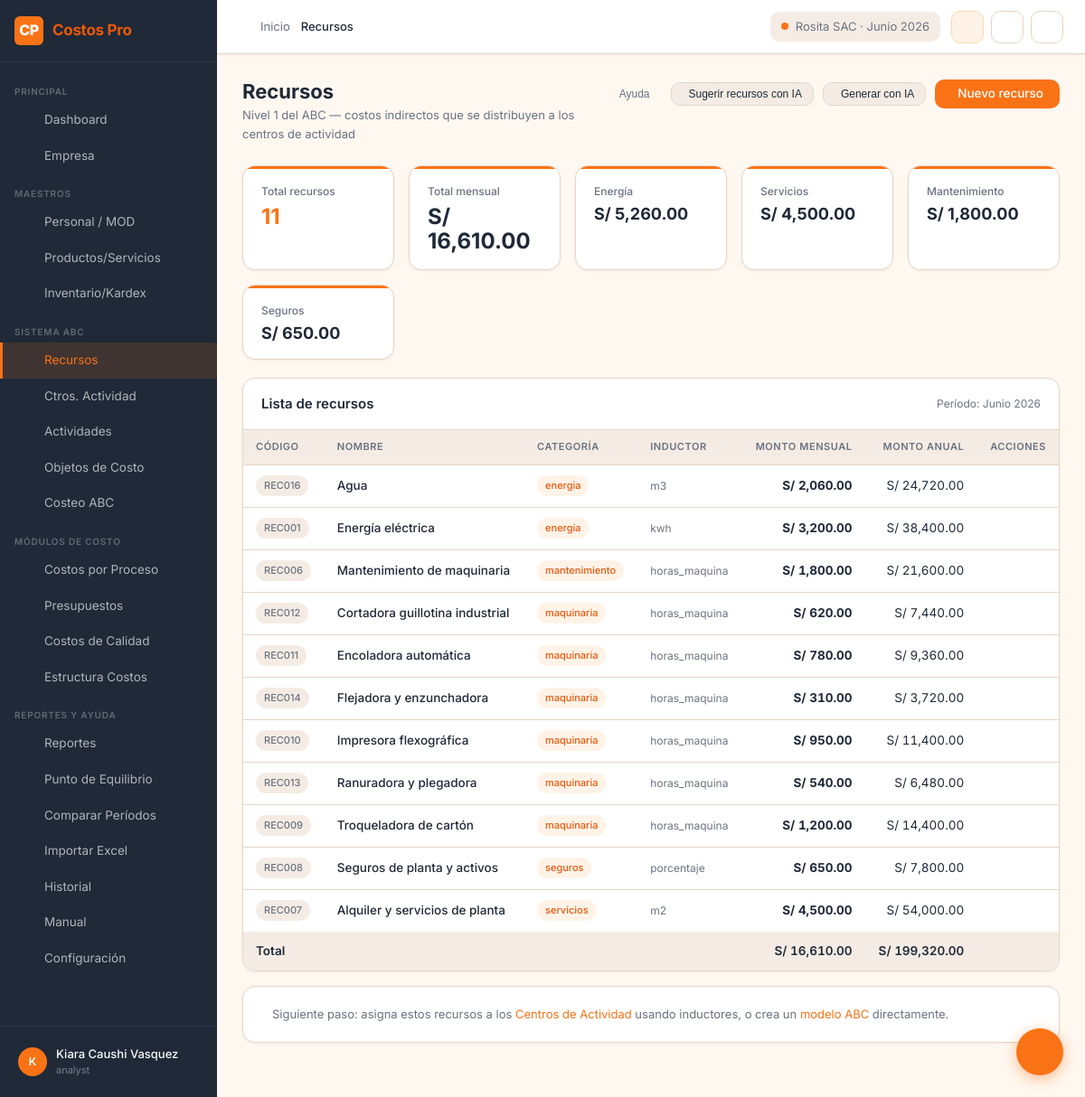
The page /resources (signed in) on the database its author committed.
### tables this page shows
CREATE TABLE resources (
    id INTEGER PRIMARY KEY AUTOINCREMENT,
    company_id INTEGER NOT NULL,
    period_id INTEGER,
    code TEXT NOT NULL,
    name TEXT NOT NULL,
    category TEXT,               -- energia | personal | depreciacion | materiales | servicios | otros
    annual_amount REAL DEFAULT 0,
    monthly_amount REAL DEFAULT 0,
    driver_type TEXT,            -- Kw-h | m3 | horas | metros | unidades | porcentaje
    notes TEXT,
    created_at DATETIME DEFAULT CURRENT_TIMESTAMP,
    UNIQUE(company_id, period_id, code),
    FOREIGN KEY (company_id) REFERENCES companies(id) ON DELETE CASCADE,
    FOREIGN KEY (period_id) REFERENCES periods(id)
);

### routes/resources.py (the view)
@resources_bp.route('/resources')
@login_required
@company_required
def index():
    session['active_module'] = 'resources'
    company_id = session['company_id']
    period_id  = session.get('period_id')
    resources = query_db(
        """SELECT * FROM resources
           WHERE company_id=? AND (period_id=? OR period_id IS NULL)
           ORDER BY category, name""",
        (company_id, period_id)
    )
    total = sum(r['monthly_amount'] or 0 for r in resources)
    by_cat = {}
    for r in resources:
        c = r['category'] or 'otros'
        by_cat[c] = by_cat.get(c, 0) + (r['monthly_amount'] or 0)
    return render_template('resources/index.html',
                           resources=resources,
                           total=total,
                           by_cat=by_cat,
                           categories=CATEGORIES)

### models/database.py (called while the page is built)
def get_db():
    if 'db' not in g:
        g.db = sqlite3.connect(
            current_app.config.get('DATABASE', DATABASE),
            detect_types=sqlite3.PARSE_DECLTYPES
        )
        g.db.row_factory = sqlite3.Row
        g.db.execute("PRAGMA foreign_keys = ON")
    return g.db

def query_db(query, args=(), one=False):
    cur = get_db().execute(query, args)
    rv = cur.fetchall()
    cur.close()
    return (rv[0] if rv else None) if one else rv

### routes/dashboard.py (called while the page is built)
def login_required(f):
    @wraps(f)
    def decorated(*args, **kwargs):
        if 'user_id' not in session:
            return redirect(url_for('auth.login'))
        return f(*args, **kwargs)
    return decorated

def company_required(f):
    @wraps(f)
    def decorated(*args, **kwargs):
        if 'company_id' not in session:
            return redirect(url_for('companies.select'))
        return f(*args, **kwargs)
    return decorated

### templates/resources/index.html (shortened to what this page needs)
{% extends 'base.html' %}
{% block breadcrumb %}Recursos{% endblock %}
{% block content %}
<div class="page-header">
  <div>
    <h1 class="page-title">Recursos</h1>
    <p class="page-subtitle">Nivel 1 del ABC — costos indirectos que se distribuyen a los centros de actividad</p>
  </div>
  <div class="page-actions">
    <button class="btn btn-ghost btn-sm"
            onclick="showHelpModal('¿Qué son los Recursos?',
              'Los recursos son todos los costos y gastos en que incurre la empresa: energía eléctrica, nómina de personal indirecto, depreciación de equipos, seguros, etc. En el ABC, cada recurso tiene un inductor (Kw-h, horas, m²) que permite distribuirlo a los centros de actividad de forma proporcional.')">
       Ayuda
    </button>
    <button class="btn btn-secondary btn-sm"
            onclick="CostosChatbox.sendQuick('Sugiere recursos típicos para una empresa del sector {{ current_sector }}', 'abc')">
       Sugerir recursos con IA
    </button>
    <button class="btn btn-secondary btn-sm" onclick="AIGenerator.show('resources')">
       Generar con IA
    </button>
    <a href="{{ url_for('resources.new') }}" class="btn btn-primary">
       Nuevo recurso
    </a>
  </div>
</div>
<div class="kpi-grid" style="grid-template-columns:repeat(auto-fit,minmax(160px,1fr));margin-bottom:20px">
  <div class="kpi-card">
    <div class="kpi-label">Total recursos</div>
    <div class="kpi-value orange">{{ resources|length }}</div>
  </div>
  <div class="kpi-card">
    <div class="kpi-label">Total mensual</div>
    <div class="kpi-value">{{ total | currency }}</div>
  </div>
  {% for code, label in categories %}
    {% if by_cat.get(code) %}
    <div class="kpi-card">
      <div class="kpi-label">{{ label.split(' ')[0] }}</div>
      <div class="kpi-value" style="font-size:18px">{{ by_cat[code] | currency }}</div>
    </div>
    {% endif %}
  {% endfor %}
</div>
<div class="card">
  <div class="card-header">
    <span class="card-title"> Lista de recursos</span>
    <div style="font-size:12px;color:var(--text-secondary)">
      Período: {{ current_period or 'Sin período' }}
    </div>
  </div>
  {% if resources %}
  <div class="table-wrap">
    <table class="table">
      <thead>
        <tr>
          <th>Código</th><th>Nombre</th><th>Categoría</th>
          <th>Inductor</th>
          <th class="number">Monto mensual</th>
          <th class="number">Monto anual</th>
          <th class="actions">Acciones</th>
        </tr>
      </thead>
      <tbody>
        {% for r in resources %}
        <tr>
          <td><span class="badge badge-neutral">{{ r.code }}</span></td>
          <td style="font-weight:500">{{ r.name }}</td>
          <td>
            <span class="badge badge-primary">{{ r.category or 'otros' }}</span>
          </td>
          <td style="font-size:12px;color:var(--text-secondary)">
            {{ r.driver_type or '—' }}
          </td>
          <td class="number"><strong>{{ r.monthly_amount | currency }}</strong></td>
          <td class="number">{{ r.annual_amount | currency }}</td>
          <td class="actions">
            <a href="{{ url_for('resources.edit', rid=r.id) }}"
               class="btn btn-ghost btn-sm btn-icon" title="Editar">
            </a>
            <form method="POST" action="{{ url_for('resources.delete', rid=r.id) }}" style="display:inline">
              <button type="submit" class="btn btn-ghost btn-sm btn-icon"
                      data-confirm="¿Eliminar este recurso?" title="Eliminar">
              </button>
            </form>
          </td>
        </tr>
        {% endfor %}
      </tbody>
      <tfoot>
        <tr style="background:var(--bg-secondary);font-weight:600">
          <td colspan="4">Total</td>
          <td class="number">{{ total | currency }}</td>
          <td class="number">{{ (total * 12) | currency }}</td>
          <td></td>
        </tr>
      </tfoot>
    </table>
  </div>
  {% endif %}
</div>
<div class="card mt-2" style="margin-top:16px">
  <div class="card-body" style="display:flex;gap:12px;align-items:center;flex-wrap:wrap">
    <span style="font-size:13px;color:var(--text-secondary)">
      Siguiente paso: asigna estos recursos a los
      <a href="{{ url_for('activity_centers.index') }}">Centros de Actividad</a>
      usando inductores, o crea un
      <a href="{{ url_for('abc.new') }}">modelo ABC</a> directamente.
    </span>
  </div>
</div>
{% endblock %}

### rows shown on the page
resources: code "REC016", name "Agua", category "energia", driver_type "m3", monthly_amount "S/ 2,060.00", annual_amount "S/ 24,720.00"
resources: code "REC001", name "Energía eléctrica", category "energia", driver_type "kwh", monthly_amount "S/ 3,200.00", annual_amount "S/ 38,400.00"
resources: code "REC006", name "Mantenimiento de maquinaria", category "mantenimiento", driver_type "horas_maquina", monthly_amount "S/ 1,800.00", annual_amount "S/ 21,600.00"
resources: code "REC012", name "Cortadora guillotina industrial", category "maquinaria", driver_type "horas_maquina", monthly_amount "S/ 620.00", annual_amount "S/ 7,440.00"
resources: code "REC011", name "Encoladora automática", category "maquinaria", driver_type "horas_maquina", monthly_amount "S/ 780.00", annual_amount "S/ 9,360.00"
resources: code "REC014", name "Flejadora y enzunchadora", category "maquinaria", driver_type "horas_maquina", monthly_amount "S/ 310.00", annual_amount "S/ 3,720.00"
resources: code "REC010", name "Impresora flexográfica", category "maquinaria", driver_type "horas_maquina", monthly_amount "S/ 950.00", annual_amount "S/ 11,400.00"
resources: code "REC013", name "Ranuradora y plegadora", category "maquinaria", driver_type "horas_maquina", monthly_amount "S/ 540.00", annual_amount "S/ 6,480.00"
resources: code "REC009", name "Troqueladora de cartón", category "maquinaria", driver_type "horas_maquina", monthly_amount "S/ 1,200.00", annual_amount "S/ 14,400.00"
resources: code "REC008", name "Seguros de planta y activos", category "seguros", driver_type "porcentaje", monthly_amount "S/ 650.00", annual_amount "S/ 7,800.00"
resources: code "REC007", name "Alquiler y servicios de planta", category "servicios", driver_type "m2", monthly_amount "S/ 4,500.00", annual_amount "S/ 54,000.00"

### other values the page prints
{{ (current_user_name or 'U')[0].upper() }} "K"
{{ current_user_name or 'Usuario' }} "Kiara Caushi Vasquez"
{{ current_user_role or 'analista' }} "analyst"
{{ current_company }} "Rosita SAC"
{{ current_period }} "Junio 2026"
{{ resources|length }} "11"
{{ total | currency }} "S/ 16,610.00"
{{ label.split(' ')[0] }} "Energía" "Servicios" "Mantenimiento" "Seguros"
{{ by_cat[code] | currency }} "S/ 5,260.00" "S/ 4,500.00" "S/ 1,800.00" "S/ 650.00"
{{ current_period or 'Sin período' }} "Junio 2026"
{{ (total * 12) | currency }} "S/ 199,320.00"
